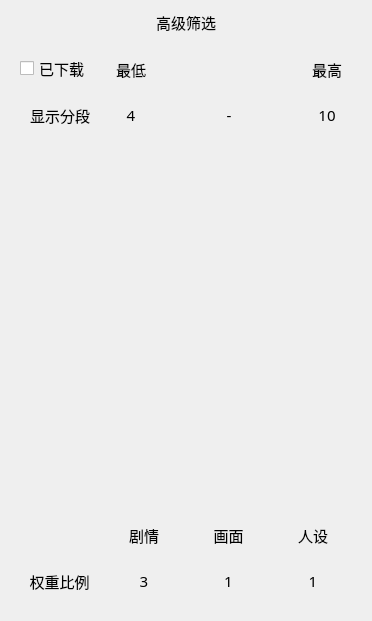
         <widget class="QWidget" name="page_7">
          <layout class="QGridLayout" name="gridLayout_17">
           <item row="3" column="0">
            <widget class="QWidget" name="widget_10" native="true">
             <layout class="QGridLayout" name="gridLayout_3">
              <item row="0" column="1">
               <widget class="QLabel" name="region_9">
                <property name="minimumSize">
                 <size>
                  <width>40</width>
                  <height>40</height>
                 </size>
                </property>
                <property name="maximumSize">
                 <size>
                  <width>100</width>
                  <height>16777215</height>
                 </size>
                </property>
                <property name="font">
                 <font>
                  <family>宋体</family>
                  <pointsize>11</pointsize>
                 </font>
                </property>
                <property name="text">
                 <string>剧情</string>
                </property>
                <property name="alignment">
                 <set>Qt::AlignCenter</set>
                </property>
               </widget>
              </item>
              <item row="0" column="2">
               <widget class="QLabel" name="region_10">
                <property name="minimumSize">
                 <size>
                  <width>40</width>
                  <height>40</height>
                 </size>
                </property>
                <property name="maximumSize">
                 <size>
                  <width>100</width>
                  <height>16777215</height>
                 </size>
                </property>
                <property name="font">
                 <font>
                  <family>宋体</family>
                  <pointsize>11</pointsize>
                 </font>
                </property>
                <property name="text">
                 <string>画面</string>
                </property>
                <property name="alignment">
                 <set>Qt::AlignCenter</set>
                </property>
               </widget>
              </item>
              <item row="0" column="3">
               <widget class="QLabel" name="region_11">
                <property name="minimumSize">
                 <size>
                  <width>40</width>
                  <height>40</height>
                 </size>
                </property>
                <property name="maximumSize">
                 <size>
                  <width>100</width>
                  <height>16777215</height>
                 </size>
                </property>
                <property name="font">
                 <font>
                  <family>宋体</family>
                  <pointsize>11</pointsize>
                 </font>
                </property>
                <property name="text">
                 <string>人设</string>
                </property>
                <property name="alignment">
                 <set>Qt::AlignCenter</set>
                </property>
               </widget>
              </item>
              <item row="1" column="0">
               <widget class="QLabel" name="region_4">
                <property name="minimumSize">
                 <size>
                  <width>40</width>
                  <height>40</height>
                 </size>
                </property>
                <property name="maximumSize">
                 <size>
                  <width>100</width>
                  <height>16777215</height>
                 </size>
                </property>
                <property name="font">
                 <font>
                  <family>宋体</family>
                  <pointsize>11</pointsize>
                 </font>
                </property>
                <property name="text">
                 <string>权重比例</string>
                </property>
                <property name="alignment">
                 <set>Qt::AlignCenter</set>
                </property>
               </widget>
              </item>
              <item row="1" column="1">
               <widget class="myLabel" name="Rstory">
                <property name="minimumSize">
                 <size>
                  <width>40</width>
                  <height>40</height>
                 </size>
                </property>
                <property name="font">
                 <font>
                  <family>宋体</family>
                  <pointsize>11</pointsize>
                 </font>
                </property>
                <property name="text">
                 <string>3</string>
                </property>
                <property name="alignment">
                 <set>Qt::AlignCenter</set>
                </property>
               </widget>
              </item>
              <item row="1" column="2">
               <widget class="myLabel" name="Rscreen">
                <property name="minimumSize">
                 <size>
                  <width>40</width>
                  <height>40</height>
                 </size>
                </property>
                <property name="font">
                 <font>
                  <family>宋体</family>
                  <pointsize>11</pointsize>
                 </font>
                </property>
                <property name="text">
                 <string>1</string>
                </property>
                <property name="alignment">
                 <set>Qt::AlignCenter</set>
                </property>
               </widget>
              </item>
              <item row="1" column="3">
               <widget class="myLabel" name="Rrole">
                <property name="minimumSize">
                 <size>
                  <width>40</width>
                  <height>40</height>
                 </size>
                </property>
                <property name="font">
                 <font>
                  <family>宋体</family>
                  <pointsize>11</pointsize>
                 </font>
                </property>
                <property name="text">
                 <string>1</string>
                </property>
                <property name="alignment">
                 <set>Qt::AlignCenter</set>
                </property>
               </widget>
              </item>
             </layout>
            </widget>
           </item>
           <item row="0" column="0">
            <widget class="QLabel" name="region_5">
             <property name="minimumSize">
              <size>
               <width>0</width>
               <height>0</height>
              </size>
             </property>
             <property name="maximumSize">
              <size>
               <width>16777215</width>
               <height>16777215</height>
              </size>
             </property>
             <property name="font">
              <font>
               <family>宋体</family>
               <pointsize>11</pointsize>
              </font>
             </property>
             <property name="text">
              <string>高级筛选</string>
             </property>
             <property name="alignment">
              <set>Qt::AlignCenter</set>
             </property>
            </widget>
           </item>
           <item row="2" column="0">
            <widget class="QWidget" name="widget_2" native="true">
             <property name="minimumSize">
              <size>
               <width>350</width>
               <height>350</height>
              </size>
             </property>
            </widget>
           </item>
           <item row="1" column="0">
            <widget class="QWidget" name="widget_5" native="true">
             <layout class="QGridLayout" name="gridLayout">
              <item row="0" column="1">
               <widget class="QLabel" name="region_2">
                <property name="minimumSize">
                 <size>
                  <width>50</width>
                  <height>40</height>
                 </size>
                </property>
                <property name="maximumSize">
                 <size>
                  <width>100</width>
                  <height>16777215</height>
                 </size>
                </property>
                <property name="font">
                 <font>
                  <family>宋体</family>
                  <pointsize>11</pointsize>
                 </font>
                </property>
                <property name="text">
                 <string>最低</string>
                </property>
                <property name="alignment">
                 <set>Qt::AlignCenter</set>
                </property>
               </widget>
              </item>
              <item row="0" column="2">
               <spacer name="horizontalSpacer_6">
                <property name="orientation">
                 <enum>Qt::Horizontal</enum>
                </property>
                <property name="sizeHint" stdset="0">
                 <size>
                  <width>20</width>
                  <height>20</height>
                 </size>
                </property>
               </spacer>
              </item>
              <item row="0" column="3">
               <widget class="QLabel" name="region_3">
                <property name="minimumSize">
                 <size>
                  <width>50</width>
                  <height>40</height>
                 </size>
                </property>
                <property name="maximumSize">
                 <size>
                  <width>100</width>
                  <height>16777215</height>
                 </size>
                </property>
                <property name="font">
                 <font>
                  <family>宋体</family>
                  <pointsize>11</pointsize>
                 </font>
                </property>
                <property name="text">
                 <string>最高</string>
                </property>
                <property name="alignment">
                 <set>Qt::AlignCenter</set>
                </property>
               </widget>
              </item>
              <item row="1" column="0">
               <widget class="QLabel" name="region">
                <property name="minimumSize">
                 <size>
                  <width>80</width>
                  <height>40</height>
                 </size>
                </property>
                <property name="maximumSize">
                 <size>
                  <width>100</width>
                  <height>16777215</height>
                 </size>
                </property>
                <property name="font">
                 <font>
                  <family>宋体</family>
                  <pointsize>11</pointsize>
                 </font>
                </property>
                <property name="text">
                 <string>显示分段</string>
                </property>
                <property name="alignment">
                 <set>Qt::AlignCenter</set>
                </property>
               </widget>
              </item>
              <item row="1" column="1">
               <widget class="myLabel" name="minScore">
                <property name="minimumSize">
                 <size>
                  <width>40</width>
                  <height>40</height>
                 </size>
                </property>
                <property name="font">
                 <font>
                  <family>宋体</family>
                  <pointsize>11</pointsize>
                 </font>
                </property>
                <property name="text">
                 <string>4</string>
                </property>
                <property name="alignment">
                 <set>Qt::AlignCenter</set>
                </property>
               </widget>
              </item>
              <item row="1" column="2">
               <widget class="QLabel" name="forAnimeSelectRegion">
                <property name="font">
                 <font>
                  <family>宋体</family>
                  <pointsize>11</pointsize>
                 </font>
                </property>
                <property name="text">
                 <string>-</string>
                </property>
                <property name="alignment">
                 <set>Qt::AlignCenter</set>
                </property>
               </widget>
              </item>
              <item row="1" column="3">
               <widget class="myLabel" name="maxScore">
                <property name="minimumSize">
                 <size>
                  <width>40</width>
                  <height>40</height>
                 </size>
                </property>
                <property name="font">
                 <font>
                  <family>宋体</family>
                  <pointsize>11</pointsize>
                 </font>
                </property>
                <property name="text">
                 <string>10</string>
                </property>
                <property name="alignment">
                 <set>Qt::AlignCenter</set>
                </property>
               </widget>
              </item>
              <item row="0" column="0">
               <widget class="QCheckBox" name="AdvancedFilteringDownloaded">
                <property name="font">
                 <font>
                  <family>宋体</family>
                  <pointsize>11</pointsize>
                 </font>
                </property>
                <property name="text">
                 <string>已下载</string>
                </property>
                <property name="checkable">
                 <bool>true</bool>
                </property>
               </widget>
              </item>
             </layout>
            </widget>
           </item>
          </layout>
         </widget>
